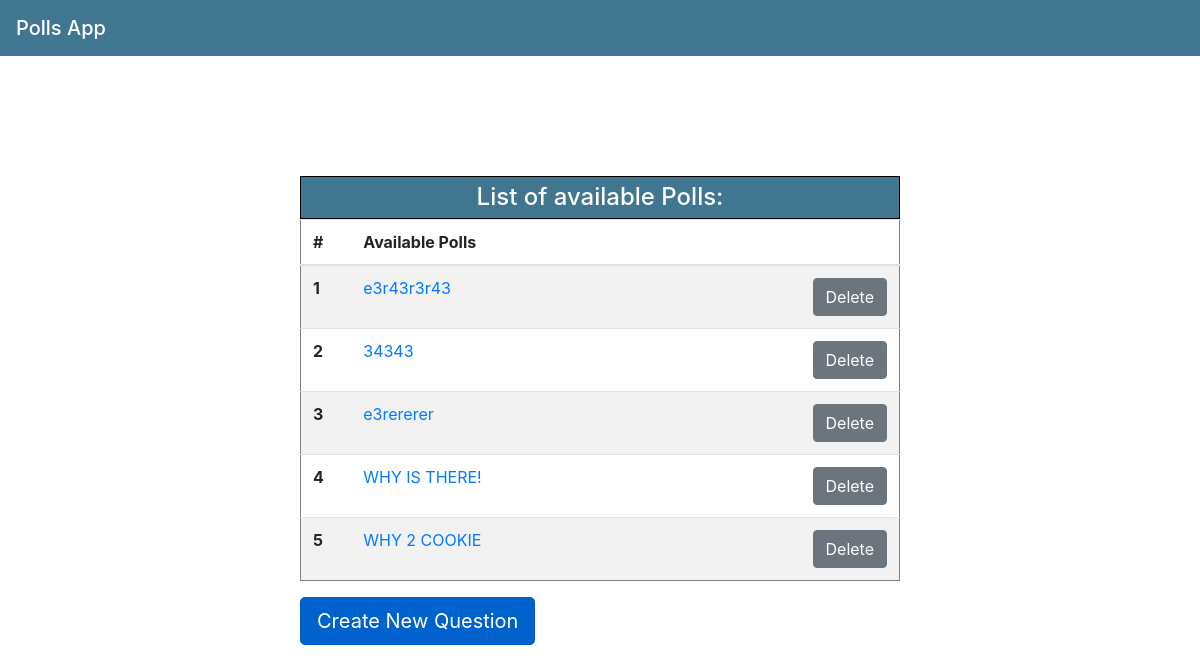
/polls/, run on an earlier commit of the app's database.
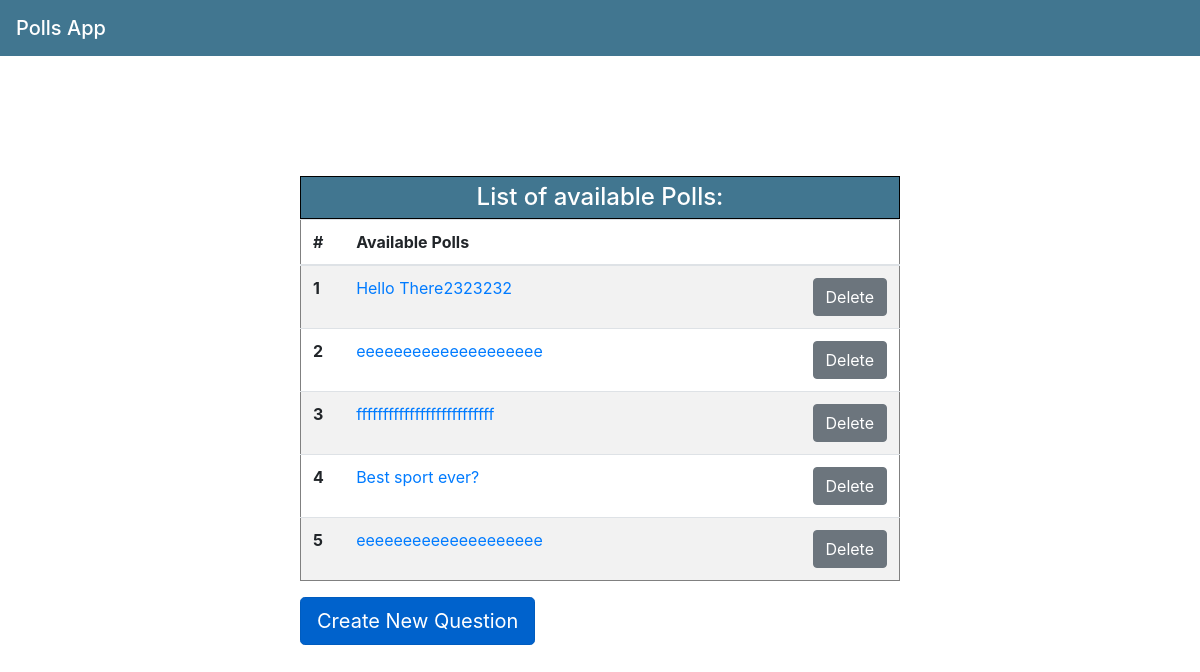
And on a later commit of the database.
### polls/models.py (models this page shows, shortened)
class Question(models.Model):
    question_text = models.CharField(max_length=200)
    pub_date = models.DateTimeField('date published')

### polls/views.py (the view)
# urls.py: path('', views.IndexView.as_view(), name='index'),
class IndexView(generic.ListView):
    template_name = 'polls/index.html'
    context_object_name = 'latest_question_list'
    def get_queryset(self):
        return Question.objects.order_by('-pub_date')[:5]

### polls/templates/polls/index.html
{% extends 'polls/base.html' %}
{% block content %}
    <div class="pollsContainer">
        <table class="table table-striped pollsTable">
             <thead>
                    <tr>
                        <h4 class = "listTitle">List of available Polls:</h4>
                    </tr>
                    <tr class="rowTable">
                        <th scope="col">#</th>
                        <th scope="col">Available Polls</th>
                        <th scope="col"></th>
                    </tr>
             </thead>
             <tbody>
                {% for question in latest_question_list %}
                    <tr>
                        <th scope="row">{{forloop.counter}}</th>
                        <td><a href="{% url 'polls:detail' question.id %}">{{ question.question_text }}</a></td>
                        <td class="deleteCol"><a class="btn btn-secondary deleteLink" href="{% url 'polls:delete' question.id %}">Delete</a></td>
                    </tr>
               {% endfor %}
             </tbody>
        </table>
        <a class="btn btn-primary btn-lg active" href="{% url 'polls:newQuestion'%}">Create New Question</a>
    </div>
{% endblock %}

### polls/templates/polls/base.html (shortened to what this page needs)
{% load static %}
<link rel="stylesheet" type="text/css" href="{% static 'polls/style.css' %}">
<!doctype html>
<html lang="en">
  <head>
    <link rel="stylesheet" href="https://stackpath.bootstrapcdn.com/bootstrap/4.1.3/css/bootstrap.min.css">
  </head>
  <body>
      <nav class="navbar navBar">
        <span class="navbar-brand mb-0 h1">Polls App</span>
      </nav>
          {% block content %}
          {% endblock %}
  </body>
</html>

### polls/static/polls/style.css (style rules this page uses)
.pollsContainer { width: 50%; margin:auto; margin-top: 10%; }
.listTitle { border: 1px black solid; padding: 6px; margin: 0%; background-color: #417690; color: white; text-align: center; }
.deleteLink { margin-left: 140px; }
.navBar { background-color: #417690; color: white; }
.deleteCol { text-align: right; }
.pollsTable { border: 1px gray solid; }

What changed in the data, as far as the page shows it:
no longer on this page (row unchanged): Question: question_text "e3r43r3r43"
no longer on this page (row unchanged): Question: question_text "34343"
removed Question: question_text "e3rererer"
removed Question: question_text "WHY IS THERE!"
removed Question: question_text "WHY 2 COOKIE"
added Question: question_text "Hello There2323232"
added Question: question_text "eeeeeeeeeeeeeeeeeeee"
added Question: question_text "ffffffffffffffffffffffffff"
added Question: question_text "Best sport ever?"
added Question: question_text "eeeeeeeeeeeeeeeeeeee"
